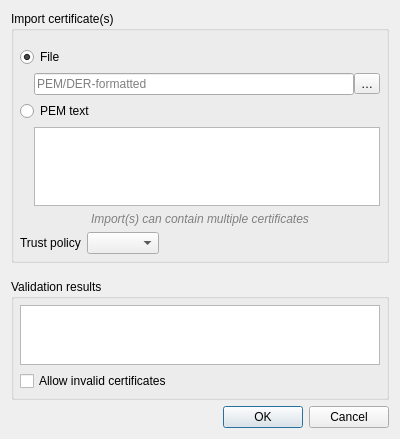
<?xml version="1.0" encoding="UTF-8"?>
<ui version="4.0">
 <class>QgsAuthImportCertDialog</class>
 <widget class="QDialog" name="QgsAuthImportCertDialog">
  <property name="geometry">
   <rect>
    <x>0</x>
    <y>0</y>
    <width>400</width>
    <height>439</height>
   </rect>
  </property>
  <property name="minimumSize">
   <size>
    <width>400</width>
    <height>400</height>
   </size>
  </property>
  <property name="windowTitle">
   <string>Import Certificate(s)</string>
  </property>
  <layout class="QVBoxLayout" name="verticalLayout">
   <item>
    <widget class="QGroupBox" name="grpbxImportCert">
     <property name="sizePolicy">
      <sizepolicy hsizetype="Preferred" vsizetype="Preferred">
       <horstretch>0</horstretch>
       <verstretch>5</verstretch>
      </sizepolicy>
     </property>
     <property name="title">
      <string>Import certificate(s)</string>
     </property>
     <layout class="QVBoxLayout" name="verticalLayout_2">
      <property name="leftMargin">
       <number>6</number>
      </property>
      <property name="topMargin">
       <number>6</number>
      </property>
      <property name="rightMargin">
       <number>6</number>
      </property>
      <property name="bottomMargin">
       <number>6</number>
      </property>
      <item>
       <layout class="QGridLayout" name="gridLayout">
        <property name="topMargin">
         <number>10</number>
        </property>
        <item row="1" column="1">
         <widget class="QFrame" name="frameImportFile">
          <layout class="QHBoxLayout" name="horizontalLayout">
           <property name="spacing">
            <number>0</number>
           </property>
           <property name="leftMargin">
            <number>0</number>
           </property>
           <property name="topMargin">
            <number>0</number>
           </property>
           <property name="rightMargin">
            <number>0</number>
           </property>
           <property name="bottomMargin">
            <number>0</number>
           </property>
           <item>
            <widget class="QLineEdit" name="leImportFile">
             <property name="readOnly">
              <bool>true</bool>
             </property>
             <property name="placeholderText">
              <string>PEM/DER-formatted </string>
             </property>
            </widget>
           </item>
           <item>
            <widget class="QToolButton" name="btnImportFile">
             <property name="text">
              <string>…</string>
             </property>
            </widget>
           </item>
          </layout>
         </widget>
        </item>
        <item row="4" column="0" colspan="2">
         <widget class="QLabel" name="lblMultiCerts">
          <property name="font">
           <font>
            <italic>true</italic>
           </font>
          </property>
          <property name="styleSheet">
           <string notr="true">color: rgb(128, 128, 128);</string>
          </property>
          <property name="text">
           <string>Import(s) can contain multiple certificates</string>
          </property>
          <property name="alignment">
           <set>Qt::AlignCenter</set>
          </property>
         </widget>
        </item>
        <item row="1" column="0">
         <spacer name="horizontalSpacer">
          <property name="orientation">
           <enum>Qt::Horizontal</enum>
          </property>
          <property name="sizeType">
           <enum>QSizePolicy::Fixed</enum>
          </property>
          <property name="sizeHint" stdset="0">
           <size>
            <width>8</width>
            <height>20</height>
           </size>
          </property>
         </spacer>
        </item>
        <item row="3" column="0">
         <spacer name="horizontalSpacer_2">
          <property name="orientation">
           <enum>Qt::Horizontal</enum>
          </property>
          <property name="sizeType">
           <enum>QSizePolicy::Fixed</enum>
          </property>
          <property name="sizeHint" stdset="0">
           <size>
            <width>8</width>
            <height>20</height>
           </size>
          </property>
         </spacer>
        </item>
        <item row="3" column="1">
         <widget class="QPlainTextEdit" name="teCertText">
          <property name="sizePolicy">
           <sizepolicy hsizetype="Expanding" vsizetype="MinimumExpanding">
            <horstretch>0</horstretch>
            <verstretch>5</verstretch>
           </sizepolicy>
          </property>
         </widget>
        </item>
        <item row="2" column="0" colspan="2">
         <widget class="QRadioButton" name="radioImportText">
          <property name="text">
           <string>PEM text</string>
          </property>
          <attribute name="buttonGroup">
           <string notr="true">btngrpImport</string>
          </attribute>
         </widget>
        </item>
        <item row="0" column="0" colspan="2">
         <widget class="QRadioButton" name="radioImportFile">
          <property name="text">
           <string>File</string>
          </property>
          <property name="checked">
           <bool>true</bool>
          </property>
          <attribute name="buttonGroup">
           <string notr="true">btngrpImport</string>
          </attribute>
         </widget>
        </item>
       </layout>
      </item>
      <item>
       <layout class="QHBoxLayout" name="horizontalLayout_3">
        <item>
         <widget class="QLabel" name="lblTrust">
          <property name="sizePolicy">
           <sizepolicy hsizetype="Maximum" vsizetype="Preferred">
            <horstretch>0</horstretch>
            <verstretch>0</verstretch>
           </sizepolicy>
          </property>
          <property name="text">
           <string>Trust policy</string>
          </property>
         </widget>
        </item>
        <item>
         <widget class="QgsAuthCertTrustPolicyComboBox" name="cmbbxTrust">
          <property name="sizePolicy">
           <sizepolicy hsizetype="Maximum" vsizetype="Fixed">
            <horstretch>0</horstretch>
            <verstretch>0</verstretch>
           </sizepolicy>
          </property>
         </widget>
        </item>
        <item>
         <spacer name="horizontalSpacer_3">
          <property name="orientation">
           <enum>Qt::Horizontal</enum>
          </property>
          <property name="sizeHint" stdset="0">
           <size>
            <width>40</width>
            <height>20</height>
           </size>
          </property>
         </spacer>
        </item>
       </layout>
      </item>
     </layout>
    </widget>
   </item>
   <item>
    <spacer name="verticalSpacer">
     <property name="orientation">
      <enum>Qt::Vertical</enum>
     </property>
     <property name="sizeType">
      <enum>QSizePolicy::Fixed</enum>
     </property>
     <property name="sizeHint" stdset="0">
      <size>
       <width>20</width>
       <height>10</height>
      </size>
     </property>
    </spacer>
   </item>
   <item>
    <widget class="QGroupBox" name="grpbxValidation">
     <property name="sizePolicy">
      <sizepolicy hsizetype="Preferred" vsizetype="Preferred">
       <horstretch>0</horstretch>
       <verstretch>0</verstretch>
      </sizepolicy>
     </property>
     <property name="title">
      <string>Validation results</string>
     </property>
     <layout class="QVBoxLayout" name="verticalLayout_3">
      <property name="leftMargin">
       <number>6</number>
      </property>
      <property name="topMargin">
       <number>6</number>
      </property>
      <property name="rightMargin">
       <number>6</number>
      </property>
      <property name="bottomMargin">
       <number>6</number>
      </property>
      <item>
       <widget class="QTextEdit" name="teValidation">
        <property name="maximumSize">
         <size>
          <width>16777215</width>
          <height>60</height>
         </size>
        </property>
        <property name="readOnly">
         <bool>true</bool>
        </property>
       </widget>
      </item>
      <item>
       <widget class="QCheckBox" name="chkAllowInvalid">
        <property name="text">
         <string>Allow invalid certificates</string>
        </property>
       </widget>
      </item>
     </layout>
    </widget>
   </item>
   <item>
    <widget class="QDialogButtonBox" name="buttonBox">
     <property name="orientation">
      <enum>Qt::Horizontal</enum>
     </property>
     <property name="standardButtons">
      <set>QDialogButtonBox::Cancel|QDialogButtonBox::Ok</set>
     </property>
    </widget>
   </item>
  </layout>
 </widget>
 <customwidgets>
  <customwidget>
   <class>QgsAuthCertTrustPolicyComboBox</class>
   <extends>QComboBox</extends>
   <header>qgsauthcerttrustpolicycombobox.h</header>
  </customwidget>
 </customwidgets>
 <tabstops>
  <tabstop>radioImportFile</tabstop>
  <tabstop>leImportFile</tabstop>
  <tabstop>btnImportFile</tabstop>
  <tabstop>radioImportText</tabstop>
  <tabstop>teCertText</tabstop>
  <tabstop>cmbbxTrust</tabstop>
  <tabstop>teValidation</tabstop>
  <tabstop>chkAllowInvalid</tabstop>
 </tabstops>
 <resources/>
 <connections/>
 <buttongroups>
  <buttongroup name="btngrpImport"/>
 </buttongroups>
</ui>
